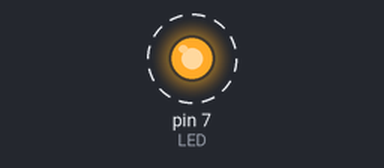
A sketch run on a simulated Arduino Uno, built with avr-gcc and run on an emulated ATmega328P. Shown: output pins drawn as LEDs (lit = HIGH). Dashed ring = blinking.

Above: at 0.2 s.
Timing chart, 0 to 3.0 s (numbered marks = the images above):
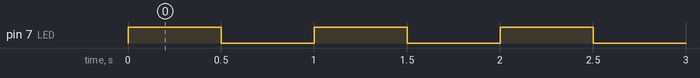

The sketch:

LEDToggle.ino
```cpp
// ~~ Simple LED code ~~
#define LED 7
#define DELAYTIME 500

void setup() {
  pinMode(LED,OUTPUT);
  digitalWrite(LED,LOW);
}

void loop() {
  digitalWrite(LED,!digitalRead(LED));
  delay(DELAYTIME);
}
```

Measured:
- by itself, pin 7 (LED): alternates HIGH for 0.50 s and LOW for 0.50 s
